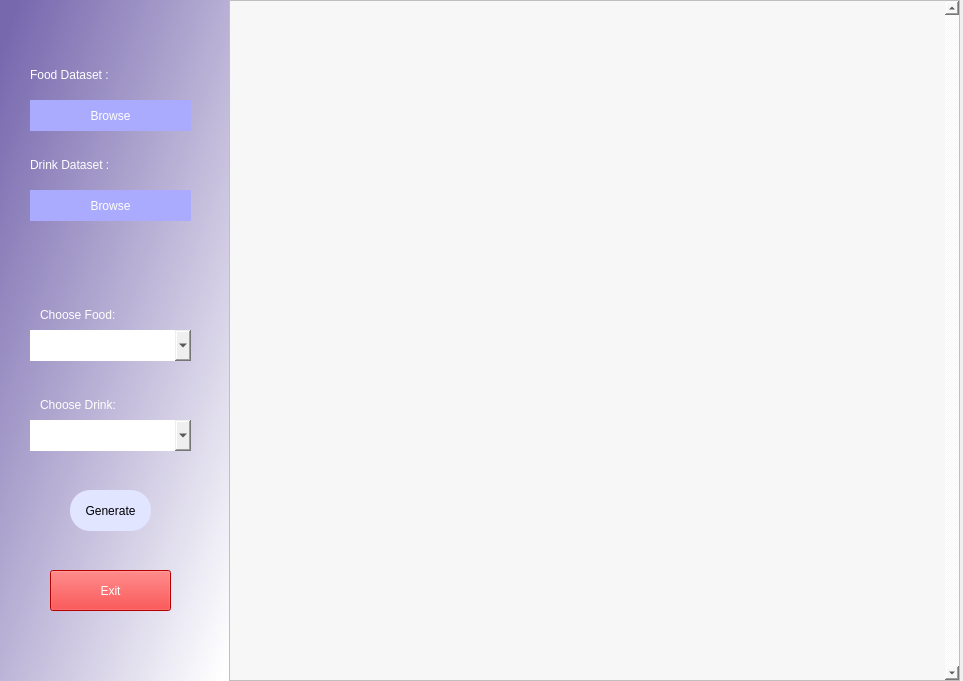
<?xml version="1.0" encoding="UTF-8"?>
<ui version="4.0">
 <class>Dialog</class>
 <widget class="QDialog" name="Dialog">
  <property name="geometry">
   <rect>
    <x>0</x>
    <y>0</y>
    <width>963</width>
    <height>681</height>
   </rect>
  </property>
  <property name="windowTitle">
   <string>Food Recomendation System</string>
  </property>
  <widget class="QWidget" name="widget" native="true">
   <property name="geometry">
    <rect>
     <x>0</x>
     <y>0</y>
     <width>231</width>
     <height>681</height>
    </rect>
   </property>
   <property name="styleSheet">
    <string notr="true">QWidget#widget{background-color:qlineargradient(spread:pad, x1:0.068, y1:0.0109091, x2:1, y2:1, stop:0 rgba(119, 104, 174, 255), stop:0.977273 rgba(255, 255, 255, 255))}</string>
   </property>
   <widget class="QLabel" name="label_2">
    <property name="geometry">
     <rect>
      <x>30</x>
      <y>60</y>
      <width>111</width>
      <height>30</height>
     </rect>
    </property>
    <property name="styleSheet">
     <string notr="true">font: 12pt &quot;Palatino Linotype&quot;;
color: rgb(255, 255, 255);</string>
    </property>
    <property name="text">
     <string>Food Dataset :</string>
    </property>
   </widget>
   <widget class="QPushButton" name="browsefood">
    <property name="geometry">
     <rect>
      <x>30</x>
      <y>100</y>
      <width>161</width>
      <height>31</height>
     </rect>
    </property>
    <property name="styleSheet">
     <string notr="true">border-radius:20px;
font: 14pt &quot;Palatino Linotype&quot;;
color: rgb(255, 255, 255);
background-color: rgb(170, 170, 255);</string>
    </property>
    <property name="text">
     <string>Browse</string>
    </property>
   </widget>
   <widget class="QLabel" name="label_3">
    <property name="geometry">
     <rect>
      <x>30</x>
      <y>150</y>
      <width>111</width>
      <height>30</height>
     </rect>
    </property>
    <property name="styleSheet">
     <string notr="true">font: 12pt &quot;Palatino Linotype&quot;;
color: rgb(255, 255, 255);</string>
    </property>
    <property name="text">
     <string>Drink Dataset :</string>
    </property>
   </widget>
   <widget class="QPushButton" name="browsedrinks">
    <property name="geometry">
     <rect>
      <x>30</x>
      <y>190</y>
      <width>161</width>
      <height>31</height>
     </rect>
    </property>
    <property name="styleSheet">
     <string notr="true">border-radius:20px;
font: 14pt &quot;Palatino Linotype&quot;;
color: rgb(255, 255, 255);
background-color: rgb(170, 170, 255);</string>
    </property>
    <property name="text">
     <string>Browse</string>
    </property>
   </widget>
   <widget class="QComboBox" name="foodcmb">
    <property name="geometry">
     <rect>
      <x>30</x>
      <y>330</y>
      <width>161</width>
      <height>31</height>
     </rect>
    </property>
    <property name="styleSheet">
     <string notr="true">border-radius:20px;
backgroud-color:rgba(0,0,0,0);</string>
    </property>
    <item>
     <property name="text">
      <string/>
     </property>
    </item>
    <item>
     <property name="text">
      <string>Plain Rice</string>
     </property>
    </item>
    <item>
     <property name="text">
      <string>Nasi Kandar</string>
     </property>
    </item>
    <item>
     <property name="text">
      <string>Nasi Ayam Penyet</string>
     </property>
    </item>
    <item>
     <property name="text">
      <string>Nasi Ayam</string>
     </property>
    </item>
    <item>
     <property name="text">
      <string>Nasi Kerabu</string>
     </property>
    </item>
    <item>
     <property name="text">
      <string>Spaghetti</string>
     </property>
    </item>
   </widget>
   <widget class="QLabel" name="label_4">
    <property name="geometry">
     <rect>
      <x>40</x>
      <y>300</y>
      <width>111</width>
      <height>30</height>
     </rect>
    </property>
    <property name="styleSheet">
     <string notr="true">font: 12pt &quot;Palatino Linotype&quot;;
color: rgb(255, 255, 255);</string>
    </property>
    <property name="text">
     <string>Choose Food:</string>
    </property>
   </widget>
   <widget class="QComboBox" name="drinkcmb">
    <property name="geometry">
     <rect>
      <x>30</x>
      <y>420</y>
      <width>161</width>
      <height>31</height>
     </rect>
    </property>
    <property name="styleSheet">
     <string notr="true">border-radius:20px;
backgroud-color:rgba(0,0,0,0);</string>
    </property>
    <item>
     <property name="text">
      <string/>
     </property>
    </item>
    <item>
     <property name="text">
      <string>Plain Water</string>
     </property>
    </item>
    <item>
     <property name="text">
      <string>Fresh Fruit Juice Cold</string>
     </property>
    </item>
    <item>
     <property name="text">
      <string>Iced Lemon Tea</string>
     </property>
    </item>
    <item>
     <property name="text">
      <string>Green Tea</string>
     </property>
    </item>
   </widget>
   <widget class="QLabel" name="label_5">
    <property name="geometry">
     <rect>
      <x>40</x>
      <y>390</y>
      <width>111</width>
      <height>30</height>
     </rect>
    </property>
    <property name="styleSheet">
     <string notr="true">font: 12pt &quot;Palatino Linotype&quot;;
color: rgb(255, 255, 255);</string>
    </property>
    <property name="text">
     <string>Choose Drink:</string>
    </property>
   </widget>
   <widget class="QPushButton" name="start2btn">
    <property name="geometry">
     <rect>
      <x>70</x>
      <y>490</y>
      <width>81</width>
      <height>41</height>
     </rect>
    </property>
    <property name="styleSheet">
     <string notr="true">background-color: rgb(226, 229, 255);
border-radius:20px;</string>
    </property>
    <property name="text">
     <string>Generate</string>
    </property>
   </widget>
   <widget class="QPushButton" name="exit">
    <property name="geometry">
     <rect>
      <x>50</x>
      <y>570</y>
      <width>121</width>
      <height>41</height>
     </rect>
    </property>
    <property name="styleSheet">
     <string notr="true">background-color: rgb(255, 0, 0);
color: rgb(255, 255, 255);
font: 12pt &quot;Palatino Linotype&quot;;</string>
    </property>
    <property name="text">
     <string>Exit</string>
    </property>
   </widget>
  </widget>
  <widget class="QWidget" name="widget_2" native="true">
   <property name="geometry">
    <rect>
     <x>229</x>
     <y>0</y>
     <width>731</width>
     <height>681</height>
    </rect>
   </property>
   <property name="autoFillBackground">
    <bool>false</bool>
   </property>
   <property name="styleSheet">
    <string notr="true">background-color: rgb(247, 247, 247);</string>
   </property>
   <widget class="QWidget" name="verticalLayoutWidget">
    <property name="geometry">
     <rect>
      <x>0</x>
      <y>0</y>
      <width>731</width>
      <height>681</height>
     </rect>
    </property>
    <layout class="QVBoxLayout" name="verticalLayout">
     <item>
      <widget class="QTextBrowser" name="output">
       <property name="verticalScrollBarPolicy">
        <enum>Qt::ScrollBarAlwaysOn</enum>
       </property>
      </widget>
     </item>
    </layout>
   </widget>
  </widget>
 </widget>
 <resources/>
 <connections/>
</ui>
